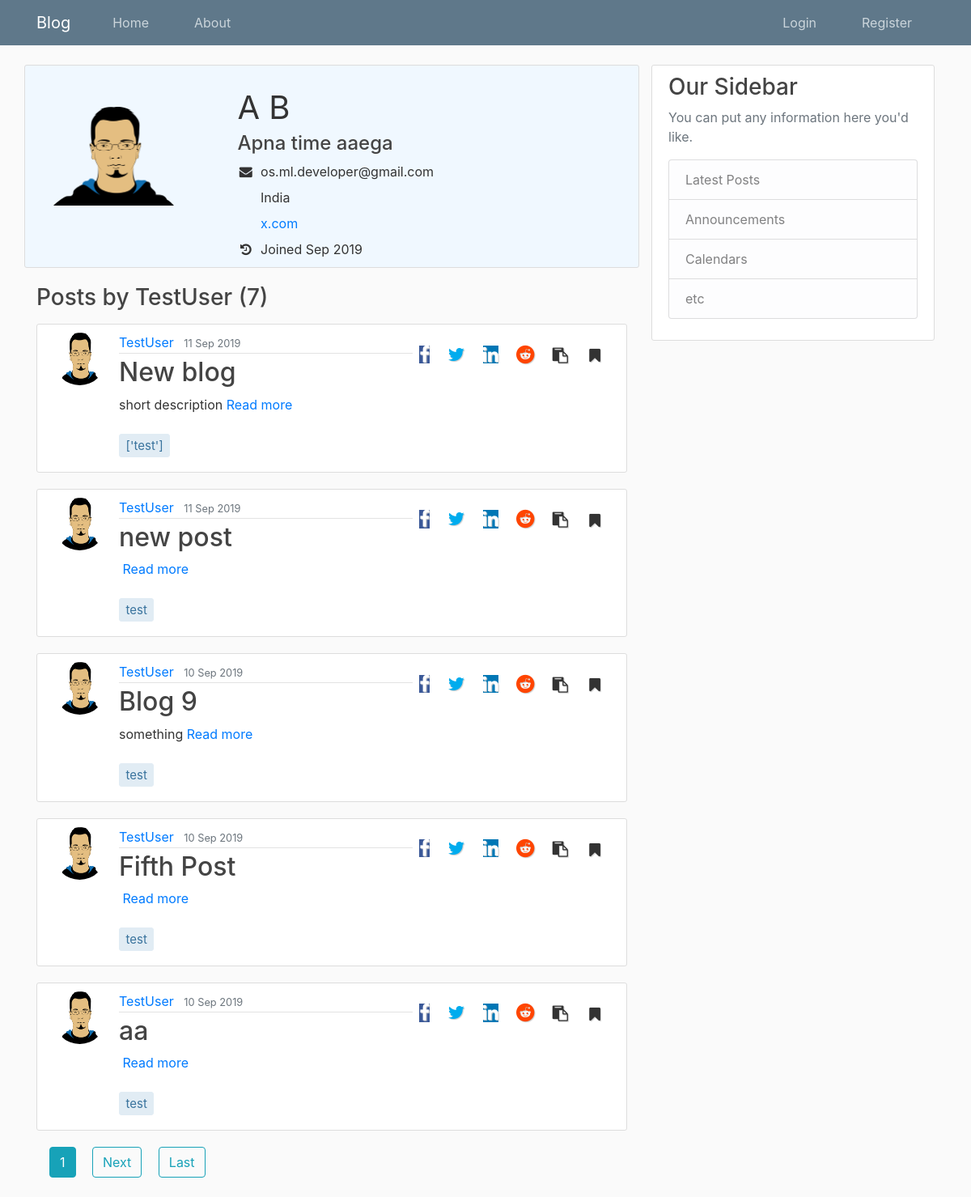
Page /blog/user/TestUser on the earlier database version.
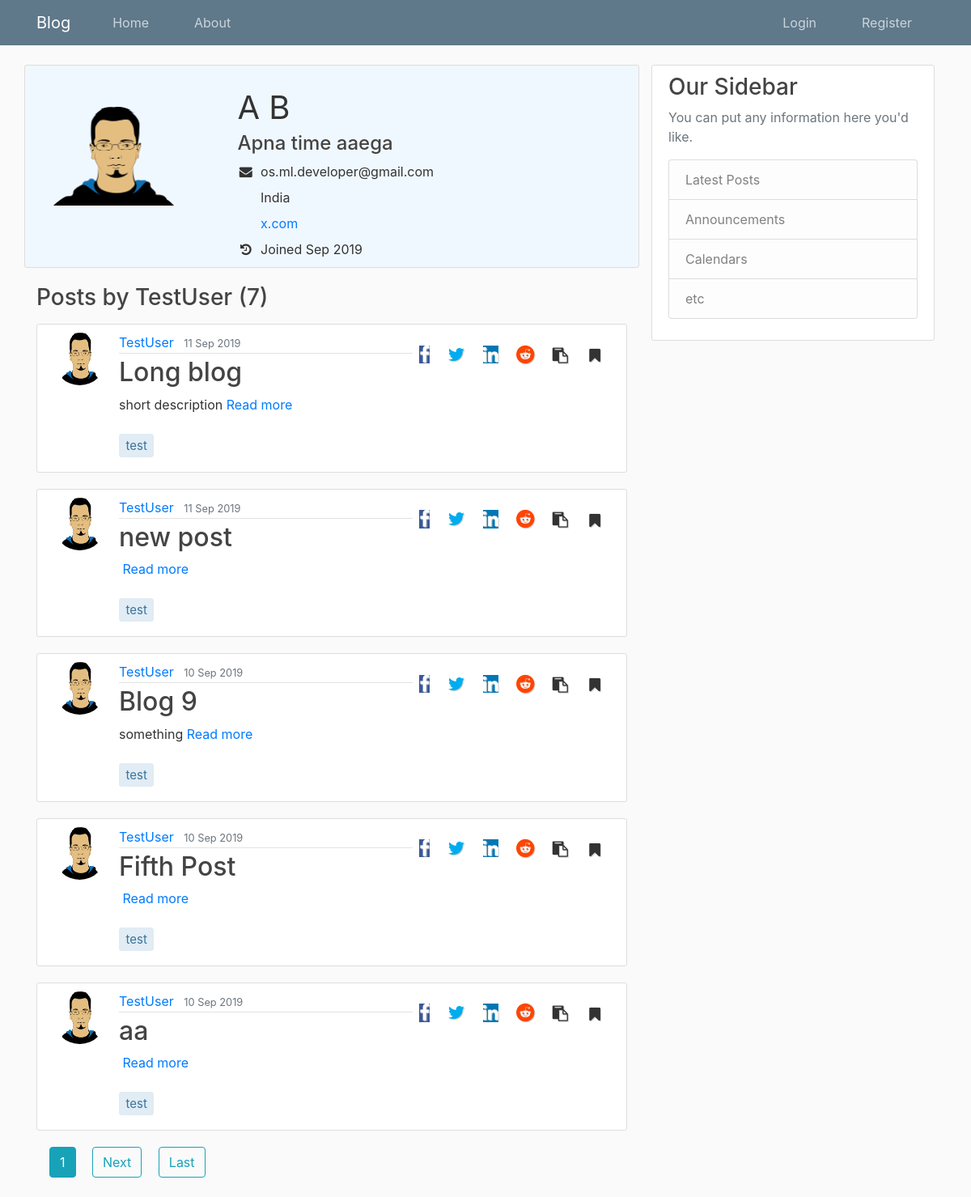
Same page on the later database version.
### Blog/models.py (models this page shows, shortened)
class Post(models.Model):
    title = models.CharField(help_text='Try to keep the title short, within 80 characters.', max_length=80, unique=True)
    slug = models.SlugField(default='', max_length=80)
    short_des = models.TextField(help_text=('This will be displayed on the home page.'
                                    'If you leave it blank, the first 50 words from your article will be displayed.'
                                    'It can not be more than 50 words'),
                                    default='', max_length=500, blank=True
                                )
    content = models.TextField()
    tags = models.CharField(help_text='Enter tags separated by spaces. Do not enter more than 5 tags', max_length=80, default='', blank=True)
    date_posted = models.DateTimeField(default=timezone.now)
    last_updated = models.DateTimeField(auto_now=True)
    author = models.ForeignKey(User, null=True, on_delete=models.SET_NULL)
    publish = models.BooleanField(default=False)

### Users/models.py (models this page shows, shortened)
class Profile(models.Model):
    user = models.OneToOneField(User, on_delete=models.CASCADE)
    bio = models.CharField(null=True, max_length=140, blank=True)
    image = models.ImageField(default='default.jpg', upload_to='profile_pics', blank=True)
    public = models.BooleanField(default=False)
    website = models.CharField(null=True, blank=True, max_length=80)
    location = models.CharField(null=True, max_length=200, blank=True)
    join_date = models.DateTimeField(auto_now_add=True)
    bookmarked_posts = models.ManyToManyField(Post)
    def __str__(self):
        return f'{self.user.username} Profile'

### Blog/views.py (the view)
# urls.py: path('user/<str:username>', UserPostListView.as_view(), name='user-posts'),
class UserPostListView(ListView):
    template_name = 'Blog/user_posts.html'   # <app>/<model>_<viewtype>.html
    context_object_name = 'posts'
    queryset = Post.objects.filter(publish=True)
    paginate_by = 5
    def get_queryset(self):
        user = get_object_or_404(User, username=self.kwargs.get('username'))
        return Post.objects.filter(author=user).order_by('-date_posted')
    def get_context_data(self, **kwargs):
        context = super(UserPostListView, self).get_context_data(**kwargs)
        context['author'] = get_object_or_404(User,
                                                username=self.kwargs.get('username')
                                                )
        context['profile'] = get_object_or_404(Profile,
                                                user=get_object_or_404(
                                                    User,
                                                    username=self.kwargs.get('username')
                                                    ))
        return context

### Blog/templates/Blog/user_posts.html (shortened to what the changed rows need)
{% extends "Blog/base.html" %}
{% block content %}
{% with domain='https://staycurious.in' %}
{% for post in posts %}
<div class="media content-section">
    <img class="rounded-circle article-img" src="{{ post.author.profile.image.url }}">
    <div class="media-body">
        <div class="article-metadata">
            <a class="mr-2" href="{% url 'Blog:user-posts' post.author.username %}">{{ author }}</a>
            <small class="text-muted">{{ post.date_posted|date:"j M Y" }}</small>
        </div>
        <h2><a class="article-title" href="{% url 'Blog:post-detail' post.slug %}">{{ post.title }}</a></h2>
        <p class="article-short-des">{{ post.short_des|truncatewords_html:'50' }}&nbsp<span><a href="{% url 'Blog:post-detail' post.slug %}">Read more</a></p>
        <p class="article-tags">{{ post.tags }}</p>
    </div>
<ul class="list-unstyled share-icon mt-2 mb-2 float-right">
    {% url 'Blog:post-detail' post.slug as link %}
    {% with domain|add:link as link %}
        <li><a href="http://www.facebook.com/sharer.php?u={{link}}" rel="nofollow noopener noreferrer" target="_blank"><i class="fa fa-facebook ml-2 mr-2"></i></a></li>
        <li><a href="http://www.twitter.com/share?text={{object.title}}&url={{link}}" rel="nofollow noopener noreferrer" target="_blank"><i class="fa fa-twitter ml-2 mr-2"></i></a></li>
        <li><a href="http://www.linkedin.com/shareArticle?mini=true&url={{link|urlencode:''}}&title={{object.title|urlencode}}&source=StayCurious-Blog" rel="nofollow noopener noreferrer" target="_blank" ><i class="fa fa-linkedin ml-2 mr-2"></i></a></li>
        <li><a href="http://www.reddit.com/submit?url={{link}}post-to-reddit-via-url&titile={{object.title|urlencode}}" rel="nofollow noopener noreferrer" target="_blank"><i class="fa fa-reddit ml-2 mr-2"></i></a></li>
        <li><a class="copy" data-text={{link}} title="Copy link"><i class="fa fa-clipboard ml-2 mr-2"></i></a></li>
        <li><a class="btn bookmark" data-post={{post.slug}} data-url={% url 'Blog:bookmark-post'%} title="Bookmark this post"><i class="fa fa-bookmark"></i></a></li>
    {% endwith %}
</div>
{% endfor %}
{% endwith %}
{% endblock content %}

Differences in the rows shown:
changed Post "short description": title "New blog" → "Long blog"; tags "['test']" → "test"
